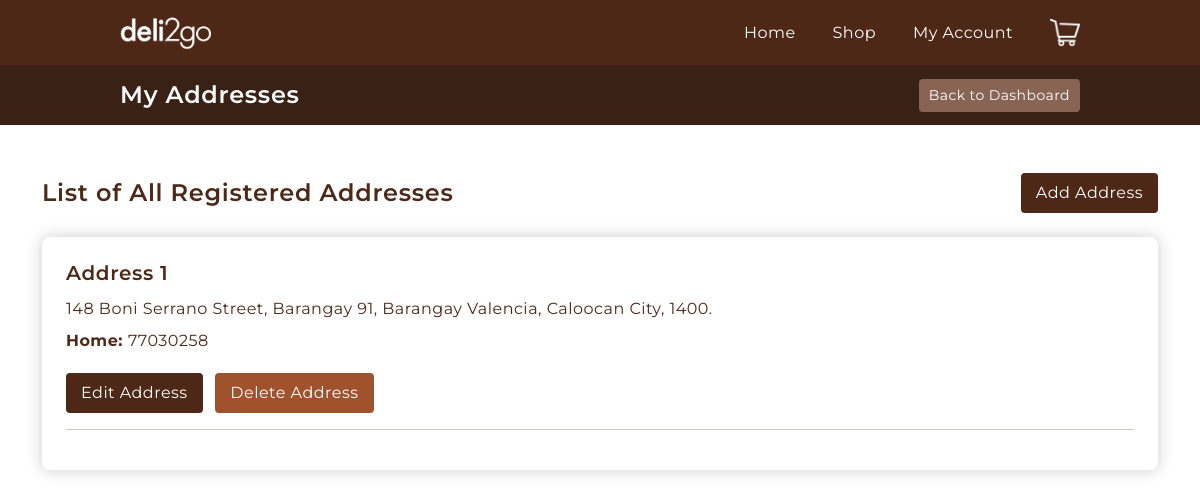
/addresses/ (signed in), run on the app's committed database.
### cashier/models.py (models this page shows, shortened)
class Address(models.Model):
    street_address = models.CharField(max_length=70)
    barangay = models.CharField(max_length=50)
    city = models.CharField(max_length=50)
    zip_code = models.CharField(max_length=4)
    home_phone = models.CharField(max_length=8)
    customer = models.ForeignKey(Customer, on_delete=models.CASCADE)

### customer/views.py (the view)
# urls.py: path('addresses/', views.addresses, name="addresses"),
@login_required(login_url="login")
def addresses(request):
    customer = request.user.customer
    addresses = customer.address_set.all()
    context = {'addresses':addresses}
    return render(request, 'customer/dashboard/addresses/addresses.html', context)

### templates/customer/dashboard/addresses/addresses.html (shortened to what this page needs)
{% extends 'base.html' %} {% load static %}
{% block topbar %}
<h4>My Addresses</h4>
{% endblock topbar %}
{% block topbar-button %}
<a href="{% url 'dashboard' %}"><button>Back to Dashboard</button></a>
{% endblock topbar-button %}
{% block content %}
<main class="addresses container mt-5">
    <header class="d-flex justify-content-between align-items-center w-100">
        <h4>List of All Registered Addresses</h4>
        <a href="{% url 'add-address' %}"
            ><button class="address__button bg-darkbrown">
                Add Address
            </button></a
        >
    </header>
    <section class="mt-4 mb-5 card-bg p-4">
        {% if addresses %} {% for address in addresses %}
        <div class="address">
            <h5>Address {{ forloop.counter }}</h5>
            <p class="mt-2">
                {{address.street_address}}, {{address.barangay}},
                {{address.city}}, {{address.zip_code}}.
            </p>
            <p><strong>Home: </strong>{{address.home_phone}}</p>
        </div>
        <a href="{% url 'edit-address' address.pk %}"
            ><button class="address__button bg-darkbrown mt-3">
                Edit Address
            </button></a
        >
        <a href=""
            ><button
                data-product="{{address.id}}"
                class="address__button delete-address bg-sienna ms-2 mt-3"
            >
                Delete Address
            </button></a
        >
        <hr />
        {% endfor %} {% else %}
        <h5>No Addresses Available</h5>
        {% endif %}
    </section>
</main>
{% endblock content %}

### static/css/styles.css (style rules this page uses)
:root { --darkbrown: #4e2817; --lightbrown: #886455; }
* { margin: 0; padding: 0; box-sizing: border-box !important; letter-spacing: 0.03em; }
html, body { overflow-x: hidden; }
body { font-family: 'Montserrat', sans-serif; font-weight: 400; color: var(--darkbrown); }
h1, h2, h3, h4, h5, h6 { margin: 0 !important; font-weight: 600; }
p { margin: 0 !important; }
a { text-decoration: none; color: inherit; }
button { border: none; border-radius: 4px; color: #ffffff; padding: 8px 15px; }
.bg-darkbrown { background: var(--darkbrown); }
.bg-sienna { background: sienna; }
.topbar-content button { background-color: var(--lightbrown); border: none; padding: 6px 10px; font: inherit; font-size: 14px; cursor: pointer; }
.card-bg { box-shadow: hsl(0, 0%, 80%) 0 0 16px; background-color: #fff; border-radius: 8px; }
.address { line-height: 2; }

### data on the page
Address: street_address "148 Boni Serrano Street, Barangay 91", barangay "Barangay Valencia", city "Caloocan City", zip_code "1400", home_phone "77030258"
